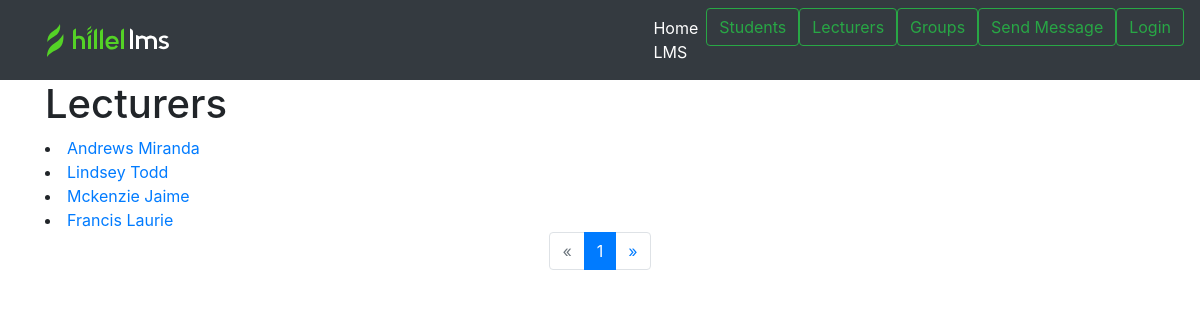
The app's page /all_lecturers with its own data.
### academy/models.py (models this page shows, shortened)
class Lecturer(models.Model):
    lecturer_id = models.AutoField(primary_key=True)
    first_name = models.CharField('Имя лектора', max_length=100)
    last_name = models.CharField('Фамилия лектора', max_length=100)
    email = models.EmailField(max_length=100)
    cover = models.ImageField(upload_to='covers/lector_photo', default='covers/lector_photo/turtle.png')

### academy/views.py (the view)
# urls.py: path('all_lecturers', views.get_lecturers, name='all_lecturers'),
def get_lecturers(request):
    lecturers = Lecturer.objects.all().order_by()
    paginator = Paginator(lecturers, LECTURER_PER_PAGE)
    page = request.GET.get('page')
    try:
        lecturers = paginator.page(page)
    except PageNotAnInteger:
        lecturers = paginator.page(1)
    except EmptyPage:
        lecturers = paginator.page(paginator.num_pages)
    return render(request, 'academy/get_lecturers.html', {'title': 'Преподователи', 'lecturers': lecturers, 'page': page})

### academy/templates/academy/get_lecturers.html (shortened to what this page needs)
{%extends 'academy/base.html'%}
{% block content%}
<h1> Lecturers  </h1>
{% for lecturer in lecturers %}
<li>
    <a href="{% url 'lecturer' lecturer_id=lecturer.lecturer_id %}">
        {{ lecturer.last_name}}  {{lecturer.first_name }}
    </a>
</li>
{% endfor %}
{% if lecturers.paginator.num_pages != 1 %}
  {% include "academy/pagination.html" with page=lecturers %}
{% endif %}
{% endblock %}

### records on screen
Lecturer: last_name "Andrews", first_name "Miranda"
Lecturer: last_name "Lindsey", first_name "Todd"
Lecturer: last_name "Mckenzie", first_name "Jaime"
Lecturer: last_name "Francis", first_name "Laurie"

### other values on screen
{{ page.number }} "1"
